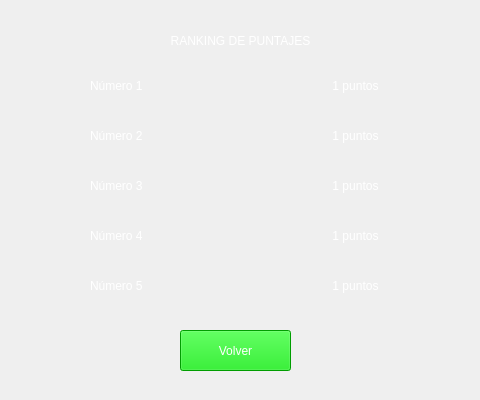
<?xml version="1.0" encoding="UTF-8"?>
<ui version="4.0">
 <class>Ventana_postronda</class>
 <widget class="QMainWindow" name="Ventana_postronda">
  <property name="geometry">
   <rect>
    <x>0</x>
    <y>0</y>
    <width>480</width>
    <height>400</height>
   </rect>
  </property>
  <property name="windowTitle">
   <string>MainWindow</string>
  </property>
  <widget class="QWidget" name="centralwidget">
   <widget class="QLabel" name="fondo">
    <property name="geometry">
     <rect>
      <x>0</x>
      <y>0</y>
      <width>481</width>
      <height>401</height>
     </rect>
    </property>
    <property name="text">
     <string/>
    </property>
    <property name="pixmap">
     <pixmap>../Fondos/fondoMenu.png</pixmap>
    </property>
    <property name="scaledContents">
     <bool>true</bool>
    </property>
   </widget>
   <widget class="QLabel" name="titulo">
    <property name="geometry">
     <rect>
      <x>0</x>
      <y>20</y>
      <width>481</width>
      <height>41</height>
     </rect>
    </property>
    <property name="styleSheet">
     <string notr="true">color: rgb(255, 255, 255);
font: 87 14pt &quot;Segoe UI Black&quot;;</string>
    </property>
    <property name="text">
     <string>RANKING DE PUNTAJES</string>
    </property>
    <property name="alignment">
     <set>Qt::AlignCenter</set>
    </property>
   </widget>
   <widget class="QLabel" name="numero_1">
    <property name="geometry">
     <rect>
      <x>90</x>
      <y>70</y>
      <width>151</width>
      <height>31</height>
     </rect>
    </property>
    <property name="styleSheet">
     <string notr="true">color: rgb(255, 255, 255);
font: 87 11pt &quot;Segoe UI Black&quot;;</string>
    </property>
    <property name="text">
     <string>Número 1</string>
    </property>
   </widget>
   <widget class="QLabel" name="numero_2">
    <property name="geometry">
     <rect>
      <x>90</x>
      <y>120</y>
      <width>171</width>
      <height>31</height>
     </rect>
    </property>
    <property name="styleSheet">
     <string notr="true">color: rgb(255, 255, 255);
font: 87 11pt &quot;Segoe UI Black&quot;;</string>
    </property>
    <property name="text">
     <string>Número 2</string>
    </property>
   </widget>
   <widget class="QLabel" name="numero_3">
    <property name="geometry">
     <rect>
      <x>90</x>
      <y>170</y>
      <width>171</width>
      <height>31</height>
     </rect>
    </property>
    <property name="styleSheet">
     <string notr="true">color: rgb(255, 255, 255);
font: 87 11pt &quot;Segoe UI Black&quot;;</string>
    </property>
    <property name="text">
     <string>Número 3</string>
    </property>
   </widget>
   <widget class="QLabel" name="numero_4">
    <property name="geometry">
     <rect>
      <x>90</x>
      <y>220</y>
      <width>171</width>
      <height>31</height>
     </rect>
    </property>
    <property name="styleSheet">
     <string notr="true">color: rgb(255, 255, 255);
font: 87 11pt &quot;Segoe UI Black&quot;;</string>
    </property>
    <property name="text">
     <string>Número 4</string>
    </property>
   </widget>
   <widget class="QLabel" name="numero_5">
    <property name="geometry">
     <rect>
      <x>90</x>
      <y>270</y>
      <width>171</width>
      <height>31</height>
     </rect>
    </property>
    <property name="styleSheet">
     <string notr="true">color: rgb(255, 255, 255);
font: 87 11pt &quot;Segoe UI Black&quot;;</string>
    </property>
    <property name="text">
     <string>Número 5</string>
    </property>
   </widget>
   <widget class="QPushButton" name="boton_volver">
    <property name="geometry">
     <rect>
      <x>180</x>
      <y>330</y>
      <width>111</width>
      <height>41</height>
     </rect>
    </property>
    <property name="styleSheet">
     <string notr="true">font: 87 9pt &quot;Segoe UI Black&quot;;
color: rgb(255, 255, 255);
background-color: rgb(0, 220, 0);</string>
    </property>
    <property name="text">
     <string>Volver</string>
    </property>
   </widget>
   <widget class="QLabel" name="label">
    <property name="geometry">
     <rect>
      <x>420</x>
      <y>20</y>
      <width>51</width>
      <height>41</height>
     </rect>
    </property>
    <property name="text">
     <string/>
    </property>
    <property name="pixmap">
     <pixmap>../Elementos de juego/sol.png</pixmap>
    </property>
    <property name="scaledContents">
     <bool>true</bool>
    </property>
   </widget>
   <widget class="QLabel" name="puntaje_1">
    <property name="geometry">
     <rect>
      <x>310</x>
      <y>70</y>
      <width>91</width>
      <height>31</height>
     </rect>
    </property>
    <property name="styleSheet">
     <string notr="true">color: rgb(255, 255, 255);
font: 87 11pt &quot;Segoe UI Black&quot;;</string>
    </property>
    <property name="text">
     <string>1 puntos</string>
    </property>
    <property name="alignment">
     <set>Qt::AlignCenter</set>
    </property>
   </widget>
   <widget class="QLabel" name="puntaje_2">
    <property name="geometry">
     <rect>
      <x>310</x>
      <y>120</y>
      <width>91</width>
      <height>31</height>
     </rect>
    </property>
    <property name="styleSheet">
     <string notr="true">color: rgb(255, 255, 255);
font: 87 11pt &quot;Segoe UI Black&quot;;</string>
    </property>
    <property name="text">
     <string>1 puntos</string>
    </property>
    <property name="alignment">
     <set>Qt::AlignCenter</set>
    </property>
   </widget>
   <widget class="QLabel" name="puntaje_3">
    <property name="geometry">
     <rect>
      <x>310</x>
      <y>170</y>
      <width>91</width>
      <height>31</height>
     </rect>
    </property>
    <property name="styleSheet">
     <string notr="true">color: rgb(255, 255, 255);
font: 87 11pt &quot;Segoe UI Black&quot;;</string>
    </property>
    <property name="text">
     <string>1 puntos</string>
    </property>
    <property name="alignment">
     <set>Qt::AlignCenter</set>
    </property>
   </widget>
   <widget class="QLabel" name="puntaje_4">
    <property name="geometry">
     <rect>
      <x>310</x>
      <y>220</y>
      <width>91</width>
      <height>31</height>
     </rect>
    </property>
    <property name="styleSheet">
     <string notr="true">color: rgb(255, 255, 255);
font: 87 11pt &quot;Segoe UI Black&quot;;</string>
    </property>
    <property name="text">
     <string>1 puntos</string>
    </property>
    <property name="alignment">
     <set>Qt::AlignCenter</set>
    </property>
   </widget>
   <widget class="QLabel" name="puntaje_5">
    <property name="geometry">
     <rect>
      <x>310</x>
      <y>270</y>
      <width>91</width>
      <height>31</height>
     </rect>
    </property>
    <property name="styleSheet">
     <string notr="true">color: rgb(255, 255, 255);
font: 87 11pt &quot;Segoe UI Black&quot;;</string>
    </property>
    <property name="text">
     <string>1 puntos</string>
    </property>
    <property name="alignment">
     <set>Qt::AlignCenter</set>
    </property>
   </widget>
  </widget>
 </widget>
 <resources/>
 <connections/>
</ui>
